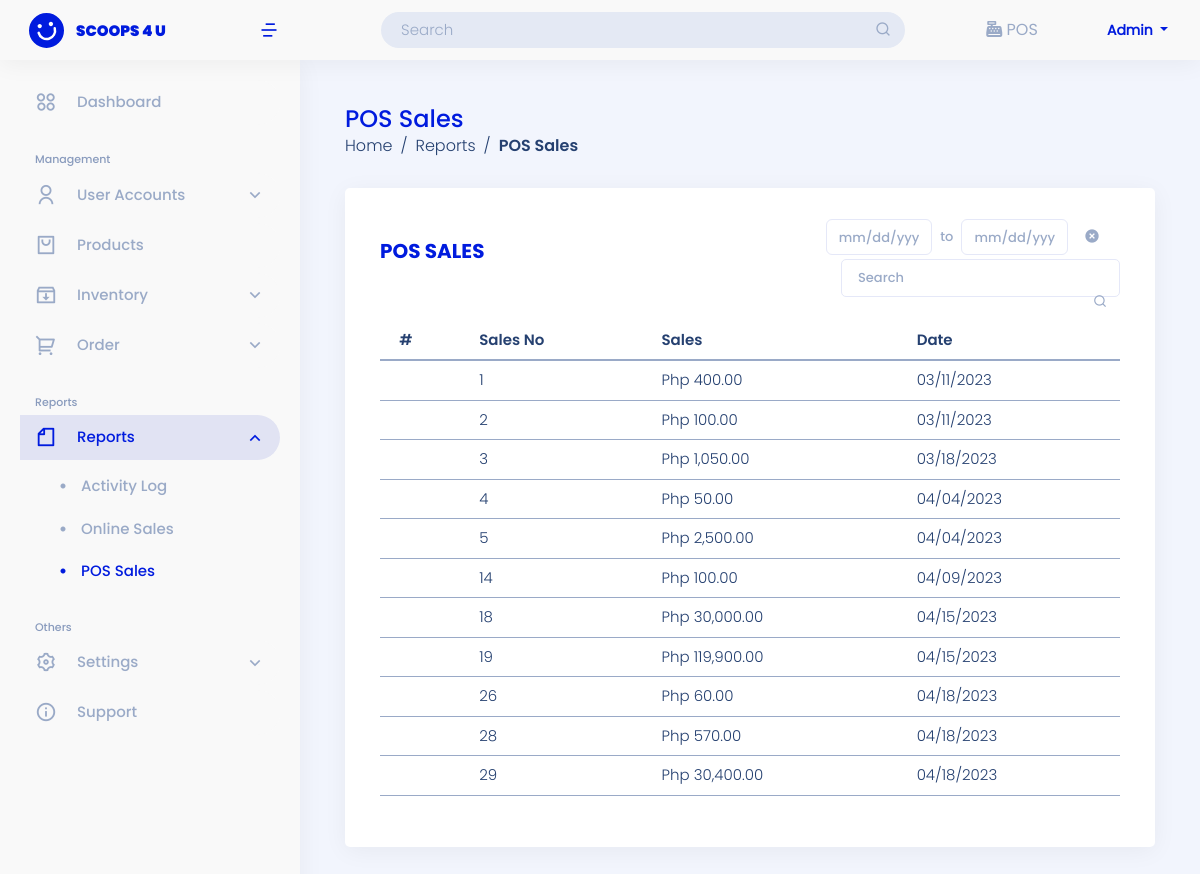
The page /user-site/reports/pos-sales/ (signed in) on the database its author committed.
### landing_page/models.py (models this page shows)
class User(AbstractUser):
    ROLE = ((" "," "),("admin","admin"),("staff","staff"),("reseller","reseller"),("rider","rider"))
    STAT = ((" "," "),("active","active"),("inactive","inactive"))
    role = models.CharField(max_length=50, null=True, default=None, choices=ROLE)
    status = models.CharField(max_length=50, null=True, default=None , choices=STAT)

### admin_site/models.py (models this page shows, shortened)
class Cart_Payment(models.Model):
    STATUS = (("Printed","Printed"),("not Print","not Print"))
    cart_user = models.CharField(max_length=200, null=False, default=None, verbose_name='Role')
    cart_no = models.CharField(max_length=200, null=True,  verbose_name='Pos No')
    cart_TotalAmount =  models.BigIntegerField(null=True, verbose_name='Total Amount')
    cart_cash = models.BigIntegerField( null=True, verbose_name='Cash')
    cart_change =  models.DecimalField(  max_digits=12, decimal_places=2,null=True, verbose_name='Change')
    cart_status = models.CharField(max_length=250, null=True, choices=STATUS, verbose_name='Status')
    cart_date = models.DateField(default=timezone.now, verbose_name='Date')

### admin_site/views.py (the view)
# urls.py: path('reports/pos-sales/', views.report_pos_sales, name='report_pos_sales'),
@login_required(login_url='landing_page:login')
def report_pos_sales(request):
    pos_payment = Cart_Payment.objects.filter(cart_status = 'Printed')
    context = {
        'pos_payment':pos_payment
    }
    return render(request, 'admin_site/reports/pos_sales.html',context)

### templates/admin_site/reports/pos_sales.html (shortened to what this page needs)
{% extends 'admin_site/base.html' %}
{% block content %}
{% load humanize %}
<aside id="sidebar" class="sidebar">
    <ul class="sidebar-nav" id="sidebar-nav">
        <li class="nav-item">
            <a class="nav-link collapsed" href="{% url 'admin_site:dashboard'%}" id="dash-ad">
            <i class="ri-apps-2-line" style="font-size: 22px; font-weight: 100; margin-right: 20px"></i>
            <span>Dashboard</span>
            </a>
        </li>
        <li class="nav-heading pt-3">Management</li>
        <li class="nav-item">
            <a class="nav-link collapsed" data-bs-target="#users-nav" data-bs-toggle="collapse" href="#">
                    <i class="ri-user-line" style="font-size: 22px; font-weight: 100; margin-right: 20px"></i><span>User Accounts</span><i class="ri-arrow-down-s-line ms-auto" style="font-size: 20px; font-weight: 100;" ></i>
            </a>
        </li>
        <li class="nav-item">
        <a class="nav-link collapsed" href="{%url 'admin_site:list_product' %}">
            <i class="ri-shopping-bag-2-line" style="font-size: 22px; font-weight: 100; margin-right: 20px"></i>
            <span>Products</span>
        </a>
        </li>
        <li class="nav-item">
        <a class="nav-link collapsed " data-bs-target="#inventory-nav" data-bs-toggle="collapse" href="#">
            <i class="ri-inbox-archive-line"style="font-size: 22px; font-weight: 100; margin-right: 20px"></i>
            <span>Inventory</span><i class="ri-arrow-down-s-line ms-auto" style="font-size: 20px; font-weight: 100;" ></i>
        </a>
        </li>
        <li class="nav-item">
        <a class="nav-link collapsed " data-bs-target="#sales-nav" data-bs-toggle="collapse" href="#">
            <i class="ri-shopping-cart-2-line" style="font-size: 22px; font-weight: 100; margin-right: 20px"></i><span>Order</span><i class="ri-arrow-down-s-line ms-auto" style="font-size: 20px; font-weight: 100;" ></i>
        </a>
        </li>
        <li class="nav-heading pt-3">Reports</li>
        <li class="mb-act nav-item active-nav">
            <a class="nav-link " data-bs-target="#reports-nav" data-bs-toggle="collapse" href="#">
                    <i class="ri-file-line" style="font-size: 22px; font-weight: 100; margin-right: 20px"></i><span>Reports</span><i class="ri-arrow-down-s-line ms-auto" style="font-size: 20px; font-weight: 100;" ></i>
            </a>
            <ul id="reports-nav" class="nav-content collapse show" data-bs-parent="#sidebar-nav">
                    <li>
                        <a href="{% url 'admin_site:report_actlog' %}">
                        <span>Activity Log</span>
                        </a>
                    </li>
                    <li>
                        <a href="{% url 'admin_site:report_online_sales' %}">
                        <span>Online Sales</span>
                        </a>
                    </li>
                    <li>
                        <a href="{% url 'admin_site:report_pos_sales' %}"  class="active">
                        <span>POS Sales</span>
                        </a>
                    </li>
            </ul>
        </li>
        <li class="nav-heading pt-3">Others</li>
        <li class="nav-item">
            <a class="nav-link collapsed " data-bs-target="#settings-nav" data-bs-toggle="collapse" href="#">
                    <i class="ri-settings-3-line" style="font-size: 22px; font-weight: 100; margin-right: 20px"></i><span>Settings</span><i class="ri-arrow-down-s-line ms-auto" style="font-size: 20px; font-weight: 100;" ></i>
            </a>
        </li>
        <li class="nav-item">
            <a href="{% url 'admin_site:support' %}" class="nav-link collapsed ">
                    <i class="ri-information-line" style="font-size: 22px; font-weight: 100; margin-right: 20px"></i><span>Support</span>
            </a>
        </li>
    </ul>
</aside>
<main id="main" class="main mt-5">
    <div class="pagetitle">
        <h1>POS Sales</h1>
        <nav>
            <ol class="breadcrumb">
                <li class="breadcrumb-item"><a href="{% url 'admin_site:dashboard'%}">Home</a></li>
                <li class="breadcrumb-item">Reports</li>
                <li class="breadcrumb-item active">POS Sales</li>
            </ol>
        </nav>
    </div>
    <section class="section">
        <div class="row">
            <div class="col-lg-12">
                <div class="card">
                    <div class="card-body mt-3">
                        <div class="report-u act-d">
                            <div class="row">
                                <div class="col-7">
                                    <h5 class="card-title feature">POS Sales</h5>
                                </div>
                                <div class="col-5  d-flex flex-column justify-content-end">
                                    <div class="d-flex flex-row align-items-center mb-1">
                                        <input type="type" id="minPOS" name="min" class="form-control date-range-filter" placeholder="mm/dd/yyyy">
                                        <span class="px-2 date-to">to</span>
                                        <input type="type" id="maxPOS" name="max" class="form-control date-range-filter" placeholder="mm/dd/yyyy">
                                        <button class="btn btn-edit btn-filterPOS ms-3 pe-0"><i class="ri-close-circle-fill"></i></button>
                                    </div>
                                    <form class="search-tab mb-4" action="{% url 'admin_site:search_reseller' %}" method="GET"  class="text-end px-4">
                                        <input type="text" id="tableM" class="form-control p-2 ps-3" name="search" placeholder="Search">
                                        <button class="btn btn-search btn-sm nope" type="submit"><i class="ri-search-line"></i></button>
                                    </form>
                                </div>
                            </div>
                        </div>
                        <div class="table-responsive">
                            <table id="tableRepPOS" class="table table-hover ">
                                <thead>
                                    <tr class="align-middle">
                                        <th scope="col">#</th>
                                        <th scope="col">Sales No</th>
                                        <th scope="col">Sales</th>
                                        <th scope="col">Date</th>
                                    </tr>
                                </thead>
                                    <tbody id="tableRow">
                                        {% for list in pos_payment %}
                                        <tr class="align-middle">
                                            <td class="num-row"></td>
                                            <td>{{ list.id }}</td>
                                            <td>Php {{ list.cart_TotalAmount|floatformat:2|intcomma}}</td>
                                            <td>{{ list.cart_date|date:"m/d/Y" }}</td>
                                        </tr>
                                        {% endfor %}
                                    </tbody>
                            </table>
                    </div>
                </div>
            </div>
        </div>
    </section>
</main>
{% endblock content %}

### templates/admin_site/base.html (shortened to what this page needs)
{% load static %}
<!DOCTYPE html>
<html lang="en">
<head>
    <link href="https://cdn.jsdelivr.net/npm/bootstrap@5.0.2/dist/css/bootstrap.min.css" rel="stylesheet" >
    <link href="{% static '/css/assets/bootstrap/css/bootstrap.min.css'%}" rel="stylesheet">
    <link href="{% static '/css/assets/simple-datatables/style.css'%}" rel="stylesheet">
    <link href="{% static '/css/assets/remixicon/remixicon.css'%}" rel="stylesheet">
    <link href="https://cdn.datatables.net/1.13.4/css/jquery.dataTables.min.css" rel="stylesheet">
    <link href="https://cdn.datatables.net/buttons/2.3.6/css/buttons.dataTables.min.css" rel="stylesheet">
    <link href="https://cdn.datatables.net/autofill/2.5.3/css/autoFill.dataTables.min.css" rel="stylesheet">
    <link href="https://cdn.datatables.net/v/bs5/jszip-2.5.0/b-2.3.6/b-colvis-2.3.6/b-html5-2.3.6/b-print-2.3.6/date-1.4.0/sp-2.1.2/datatables.min.css" rel="stylesheet"/>
    <link href="{% static '/css/sandi.css'%}" rel="stylesheet">
  </head>
<body>
{% if user.role == "admin"%}
<header id="header" class="header fixed-top d-flex align-items-center">
  <div class="d-flex align-items-center justify-content-between">
    <a href="{% url 'admin_site:dashboard'%}" class="logo d-flex align-items-center">
      <img src="{% static '/img/logo-header.svg'%}" alt="">
      <span class="d-none d-lg-block">SCOOPS 4 U</span>
    </a>
    <i class="ri-menu-4-line toggle-sidebar-btn ms-1 me-3" style="font-size: 20px; font-weight: 500; color:#001BDE;"></i>
  </div>
  <div class="search-bar mx-auto">
    <form class="search-form d-flex align-items-center" method="POST" action="#">
      <input type="text" name="query" placeholder="Search" title="Enter search keyword">
      <button type="submit" title="Search"><i class="ri-search-line"></i></button>
    </form>
  </div>
  <div class="POS POS-header">
      <i class="fa-solid fa-cash-register"></i>
      <a href="{%url 'admin_site:pos' %}">POS</a>
    </div>
  <nav class="header-nav ms-auto">
    <ul class="d-flex align-items-center">
      <li class="nav-item dropdown pe-3">
        <a class="nav-link nav-profile d-flex align-items-center me-3" href="#" data-bs-toggle="dropdown">
          <span class="d-none d-md-block dropdown-toggle ps-2" style="text-transform: capitalize;">
            {{ user }}
          </span>
        </a>
      </li>
    </ul>
  </nav>
</header>
{% endif %}
<div class="">
  <div class="">
      <div class="">
          {% block content %}
          {% endblock content %}
        </div>
      </div>
    </div>
</body>
</html>

### rows shown on the page
User: username "Admin"
Cart_Payment: id "1", cart_TotalAmount "400.00", cart_date "03/11/2023"
Cart_Payment: id "2", cart_TotalAmount "100.00", cart_date "03/11/2023"
Cart_Payment: id "3", cart_TotalAmount "1,050.00", cart_date "03/18/2023"
Cart_Payment: id "4", cart_TotalAmount "50.00", cart_date "04/04/2023"
Cart_Payment: id "5", cart_TotalAmount "2,500.00", cart_date "04/04/2023"
Cart_Payment: id "14", cart_TotalAmount "100.00", cart_date "04/09/2023"
Cart_Payment: id "18", cart_TotalAmount "30,000.00", cart_date "04/15/2023"
Cart_Payment: id "19", cart_TotalAmount "119,900.00", cart_date "04/15/2023"
Cart_Payment: id "26", cart_TotalAmount "60.00", cart_date "04/18/2023"
Cart_Payment: id "28", cart_TotalAmount "570.00", cart_date "04/18/2023"
Cart_Payment: id "29", cart_TotalAmount "30,400.00", cart_date "04/18/2023"
